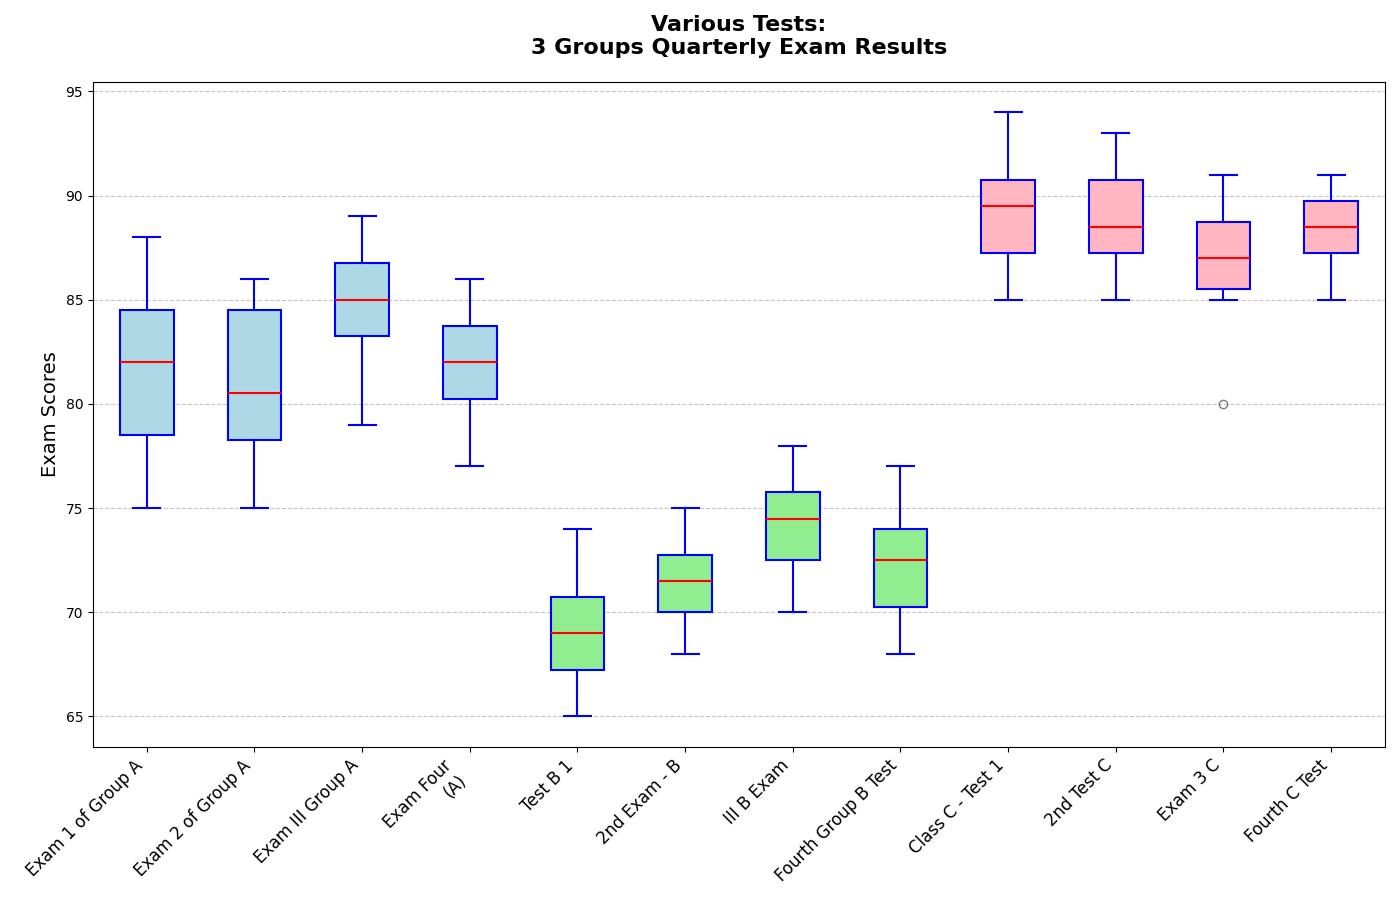

Reproduce this figure in Python.
import matplotlib.pyplot as plt
import numpy as np

# Data: Scores for the three classes over four exams
class_a_scores = [
    [78, 82, 85, 83, 80, 75, 77, 85, 88, 82],
    [83, 85, 75, 79, 77, 81, 80, 85, 86, 78],
    [88, 85, 83, 87, 80, 79, 85, 89, 86, 84],
    [82, 83, 79, 77, 81, 85, 82, 80, 86, 84]
]

class_b_scores = [
    [65, 70, 68, 72, 69, 67, 66, 71, 74, 69],
    [70, 75, 72, 74, 70, 68, 73, 72, 71, 70],
    [72, 74, 70, 78, 75, 72, 74, 77, 75, 76],
    [68, 72, 74, 73, 70, 68, 71, 75, 77, 74]
]

class_c_scores = [
    [90, 92, 85, 88, 89, 85, 91, 87, 94, 90],
    [88, 87, 85, 89, 92, 91, 90, 93, 87, 88],
    [87, 85, 80, 85, 87, 90, 89, 91, 88, 87],
    [89, 91, 88, 85, 87, 86, 90, 88, 91, 89]
]

# Combine data
data = class_a_scores + class_b_scores + class_c_scores
classes = ['Exam 1 of Group A', 'Exam 2 of Group A', 'Exam III Group A', 'Exam Four\n(A)',
           'Test B 1', '2nd Exam - B', 'III B Exam', 'Fourth Group B Test',
           'Class C - Test 1', '2nd Test C', 'Exam 3 C', 'Fourth C Test']

# Set up the figure and axis
fig, ax = plt.subplots(figsize=(14, 9))

# Plot vertical box plots for each class exam
bplots = ax.boxplot(data, vert=True, patch_artist=True, notch=False,
                    boxprops=dict(facecolor='lightyellow', color='blue', linewidth=1.5),
                    whiskerprops=dict(color='blue', linewidth=1.5),
                    capprops=dict(color='blue', linewidth=1.5),
                    medianprops=dict(color='red', linewidth=1.5),
                    flierprops=dict(marker='o', color='red', alpha=0.5))

# Customize the appearance, fill colors of each box
colors = ['lightblue', 'lightgreen', 'lightpink']
for i in range(0, 12, 4):
    for patch in bplots['boxes'][i:i+4]:
        patch.set_facecolor(colors[i // 4])

# Set title and labels
ax.set_title('Various Tests:\n3 Groups Quarterly Exam Results', fontsize=16, fontweight='bold', pad=20)
ax.set_ylabel('Exam Scores', fontsize=14)
ax.set_xticklabels(classes, rotation=45, ha='right', fontsize=12)

# Add grid for readability
ax.grid(axis='y', linestyle='--', alpha=0.7)

# Optimizes layout to avoid text overlap
plt.tight_layout()

# Display the plot
plt.show()
